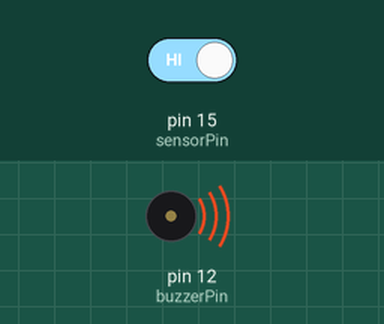
A sketch run on a simulated Arduino Uno, built with avr-gcc and run on an emulated ATmega328P. On the bench: buzzer (waves = sounding, pin HIGH). Inputs (shaded band) come from the test bench; at power-on: pin 15 (sensorPin) HIGH.

Above: at 1.25 s.
1.3 s: pin 15 (sensorPin) driven LOW
At 2.4 s:
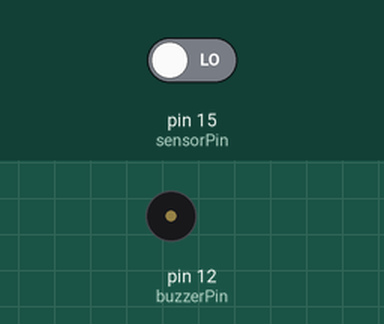
2.8 s: pin 15 (sensorPin) driven HIGH
At 3.05 s:
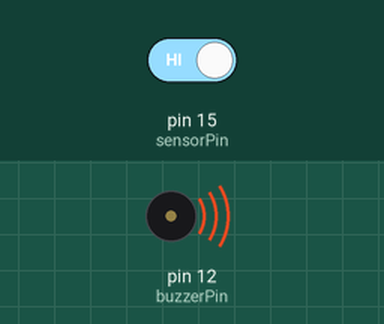
Timing chart, 0 to 11.8 s (numbered marks = the images above; inputs shaded):
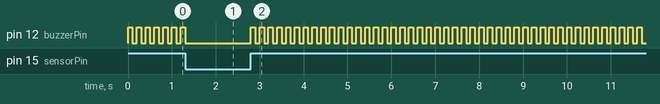

Measured:
- after the input at 1.3 s, pin 12 (buzzerPin): goes on until 1.3 s, then stays LOW
- after the input at 2.8 s, pin 12 (buzzerPin): alternates HIGH for 0.10 s and LOW for 0.10 s, starting at once
- by itself, pin 12 (buzzerPin): alternates HIGH for 0.10 s and LOW for 0.10 s

The sketch:

Door-Alarm.ino
```cpp
/*
Simple Door alarm V1.0.0
Overview
This Arduino Door Alarm project is designed to enhance security by providing a simple and effective solution for monitoring doors.
The alarm system detects door openings and triggers an alert, making it suitable for home security applications.
Hardware Requirements
Arduino Board
Magnetic Contact Sensor
Buzzer/Alarm Module
LED Indicator
Resistors and Wiring

Usage:
1. Connect a switch/button to the input GPIO pin.
2. Connect an LED to the output GPIO pin via a current-limiting resistor.
3. Run this script to read the input state and toggle the output state.

Note: Adjust  pin numbers according to your hardware configuration.

Author: [Eduardo Valdez]*/


// Incluye las librerías necesarias
#include <Arduino.h>

// Define los pines a utilizar
const int sensorPin = 15;    // Pin donde está conectado el sensor de estado
const int buzzerPin = 12;    // Pin donde está conectado el buzzer

// Variable para rastrear si el buzzer está sonando
bool isBuzzerSounding = false;

void setup() {
  pinMode(sensorPin, INPUT); // Configura el pin del sensor como entrada con resistencia pull-up interna
  pinMode(buzzerPin, OUTPUT);       // Configura el pin del buzzer como salida
}

// Función para activar el buzzer durante un tiempo específico
void activateBuzzer() {
  isBuzzerSounding = true;  // Marca el buzzer como sonando
  digitalWrite(buzzerPin, HIGH); // Activa el buzzer
  delay(100);                   // Pequeño retardo entre pitidos
  digitalWrite(buzzerPin, LOW);  // Desactiva el buzzer
  delay(100);                   // Pequeño retardo entre pitidos
  isBuzzerSounding = false; // Marca el buzzer como no sonando
}

void loop() {
  // Lee el estado actual del sensor (recuerda que es lógica inversa)
  int currentSensorState = !digitalRead(sensorPin);

  // Si la puerta se abre (se detecta un cambio de 1 a 0 en el sensor)
  if (currentSensorState == LOW) {
    if (!isBuzzerSounding) {
      activateBuzzer(); // Activa el buzzer si no está sonando actualmente
    }
  } else {
    // Si la puerta se cierra (se detecta un cambio de 0 a 1 en el sensor)
    if (isBuzzerSounding) {
      // Si la puerta se cerró mientras el buzzer estaba sonando, detén el sonido
      digitalWrite(buzzerPin, LOW);
      isBuzzerSounding = false; // Marca el buzzer como no sonando
    }
  }

  // Puedes agregar otras acciones o lógica en tu programa aquí
}
```
